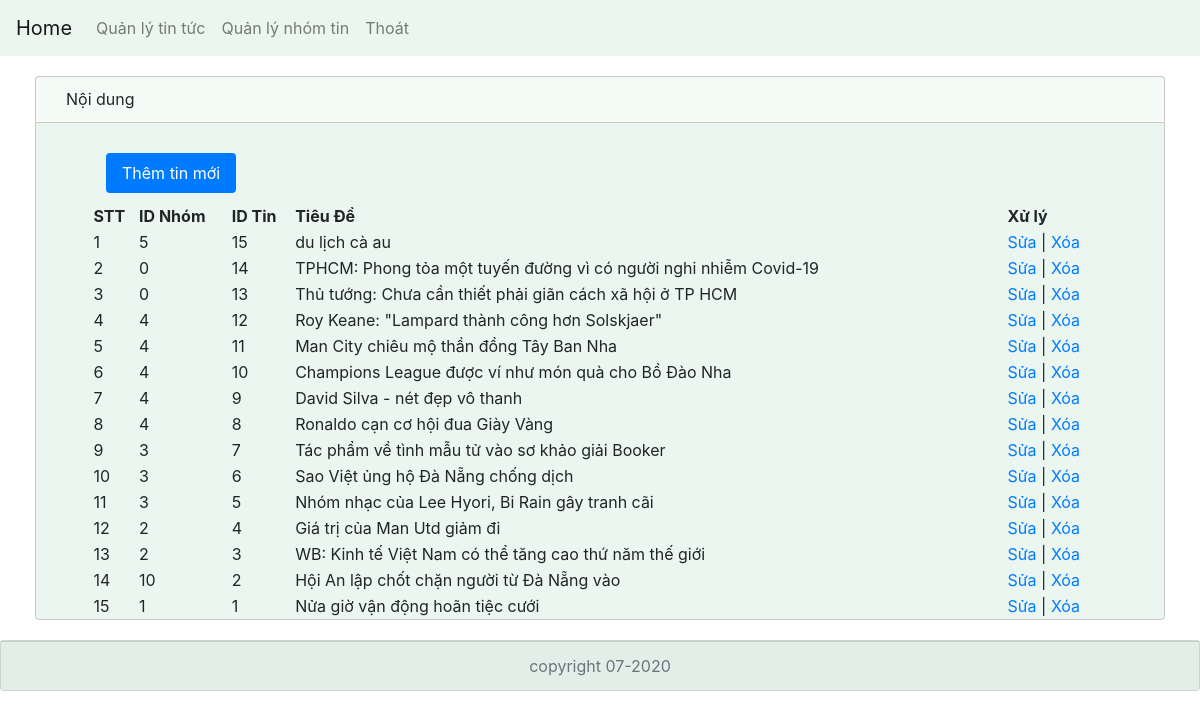
Screenshot of /admin/quanlytintuc.php (signed in) with the database file from the repository.
### tables this page shows
CREATE TABLE `tbl_tin` (
  `idTin` int(11) NOT NULL,
  `idNhom` int(11) NOT NULL,
  `TieuDe` varchar(70) NOT NULL,
  `TrichDan` varchar(150) NOT NULL,
  `Hinh` varchar(50) NOT NULL,
  `NoiDung` varchar(3000) NOT NULL
);

### admin/quanlytintuc.php (the view)
<?php
  include('top.php');
?>
<?php
  $sql="SELECT * from tbl_tin order by idTin Desc";
  $sql_tins=$db->query($sql);
?>
        <div class="content-left col-md-12">
          <div class="content-header">
            <p class="text-content-header">Nội dung</p>
          </div>
          <div class="content-body">
            <div style="margin:30px 0px 10px 70px">
              <ul class="nav nav-pills">
                <li class="nav-item">
                  <a class="nav-link active" href="themtin.php">Thêm tin mới</a>
                </li>
              </ul>
            </div>
           <table width="90%" align="center">
            <th>STT</th>
            <th>ID Nhóm</th>
            <th>ID Tin</th>
            <th>Tiêu Đề</th>
            <th>Xử lý</th>
              <?php
              $rows_tin=$sql_tins->num_rows;
                for ($i=0; $i <$rows_tin ; $i++) {
                  $j=$i+1;
                  $row_tin=$sql_tins->fetch_assoc();
                  $idnhom=$row_tin['idNhom'];
                  $idtin=$row_tin['idTin'];
                  $tieude=$row_tin['TieuDe'];
                  echo "<tr>";
                       echo "<td>$j</td><td>$idnhom</td><td>$idtin</td><td>$tieude</td>";
                       echo"<td>";
                          echo "<a href='suatin.php?id=$idtin'>Sửa</a> | ";
                          echo "<a href='xoatin.php?id=$idtin'>Xóa</a>";
                       echo"</td>";
                  echo "</tr>";
                }
              ?>
           </table>
          </div>
        </div>
<?php
  include('foot.php');
?>

### admin/css/test.css (style rules this page uses)
a { text-decoration: none; }
.content-header { border: solid 1px rgba(199, 199, 199, 1); border-bottom-color: ivory; border-radius: 4px 4px 0 0; background-color: rgba(53, 168, 99, 0.05); }
.content-body { border: solid 1px rgba(199, 199, 199, 1); border-radius: 0px 0px 4px 4px; background-color: rgba(53, 168, 99, 0.1); }
.text-content-header { margin: 10px; margin-left: 30px; }

### rows the page displays
tbl_tin: j "1", idNhom "5", idTin "15", TieuDe "du lịch cà au"
tbl_tin: j "2", idNhom "0", idTin "14", TieuDe "TPHCM: Phong tỏa một tuyến đường vì có người nghi nhiễm Covid-19"
tbl_tin: j "3", idNhom "0", idTin "13", TieuDe "Thủ tướng: Chưa cần thiết phải giãn cách xã hội ở TP HCM"
tbl_tin: j "4", idNhom "4", idTin "12", TieuDe "Roy Keane: \"Lampard thành công hơn Solskjaer\""
tbl_tin: j "5", idNhom "4", idTin "11", TieuDe "Man City chiêu mộ thần đồng Tây Ban Nha"
tbl_tin: j "6", idNhom "4", idTin "10", TieuDe "Champions League được ví như món quà cho Bồ Đào Nha"
tbl_tin: j "7", idNhom "4", idTin "9", TieuDe "David Silva - nét đẹp vô thanh"
tbl_tin: j "8", idNhom "4", idTin "8", TieuDe "Ronaldo cạn cơ hội đua Giày Vàng"
tbl_tin: j "9", idNhom "3", idTin "7", TieuDe "Tác phẩm về tình mẫu tử vào sơ khảo giải Booker"
tbl_tin: j "10", idNhom "3", idTin "6", TieuDe "Sao Việt ủng hộ Đà Nẵng chống dịch"
tbl_tin: j "11", idNhom "3", idTin "5", TieuDe "Nhóm nhạc của Lee Hyori, Bi Rain gây tranh cãi"
tbl_tin: j "12", idNhom "2", idTin "4", TieuDe "Giá trị của Man Utd giảm đi"
tbl_tin: j "13", idNhom "2", idTin "3", TieuDe "WB: Kinh tế Việt Nam có thể tăng cao thứ năm thế giới"
tbl_tin: j "14", idNhom "10", idTin "2", TieuDe "Hội An lập chốt chặn người từ Đà Nẵng vào"
tbl_tin: j "15", idNhom "1", idTin "1", TieuDe "Nửa giờ vận động hoãn tiệc cưới"
